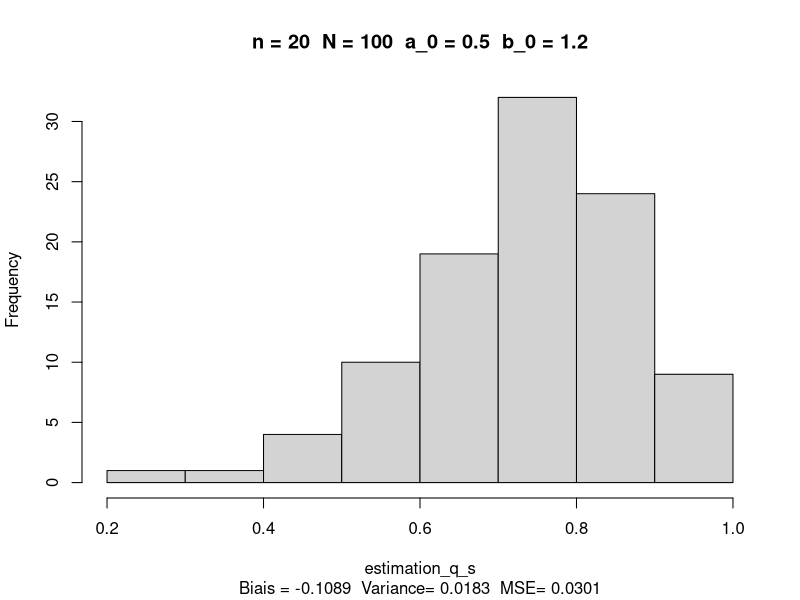
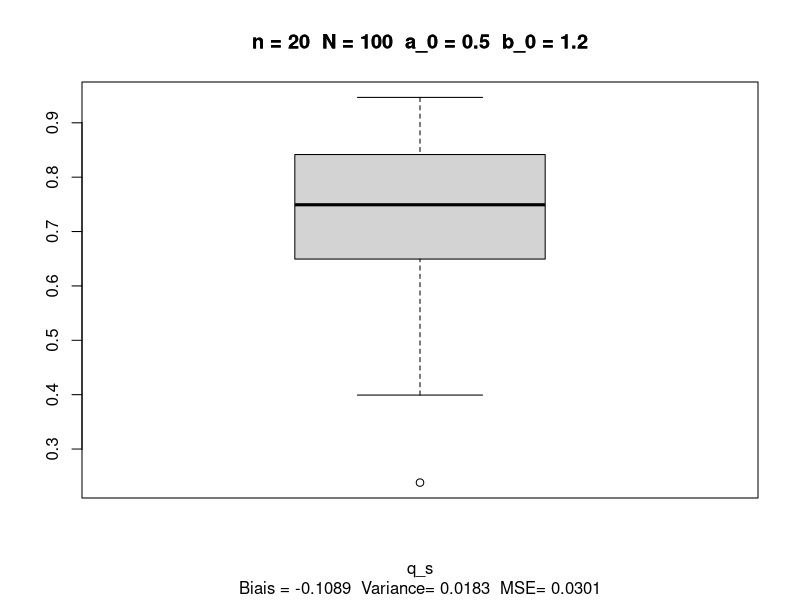
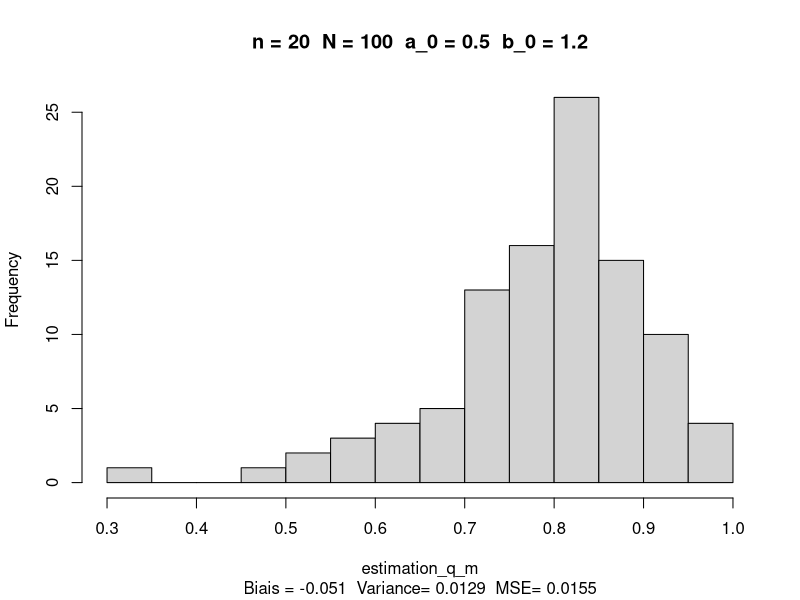
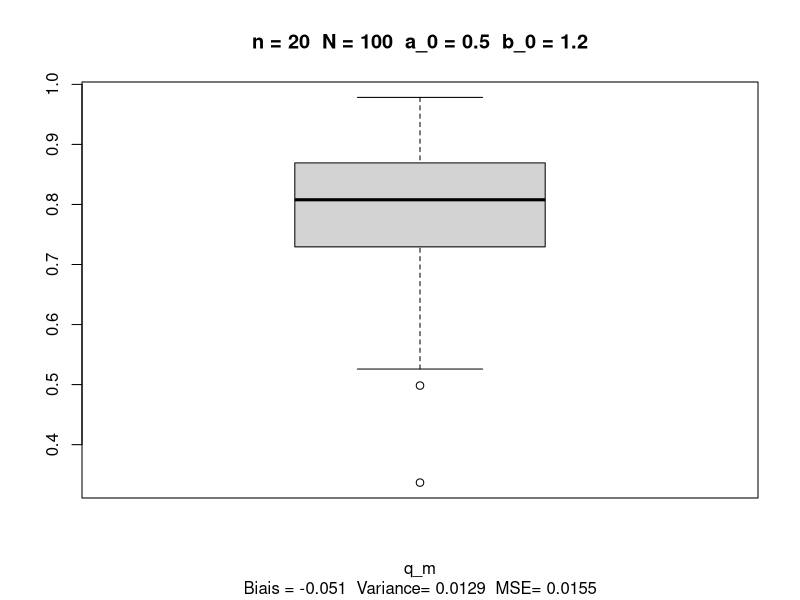
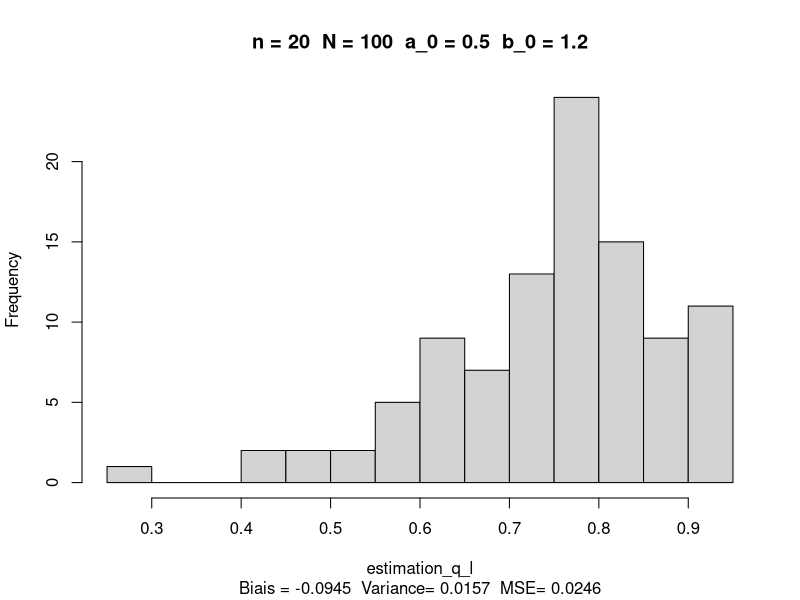
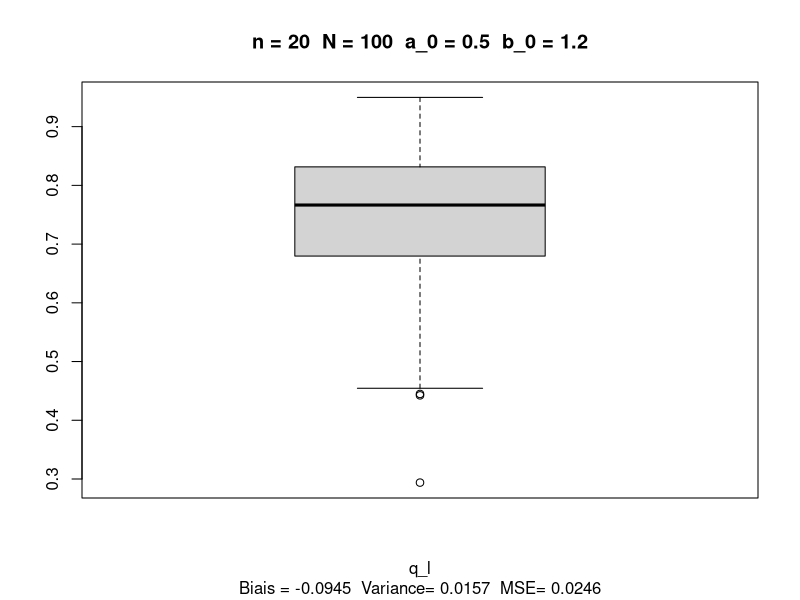

Write the R code that produced these figures, in order.
n <- 20
nbr_replication <- 100
a_0 <- 0.5
b_0 <- 1.2
set.seed(2023)

#Fonction de densit?
f_a_0b_0 <- function(t) {
  if(t > 0 & t < 1) {
    return(a_0*b_0*t^(a_0-1)*(1-t^a_0)^(b_0-1))
  } else {
    return(0)
  }
}

#Quantile of order p, a and b are unknown parameters
q_p_a_b <- function(p,a,b) {
  return ((1-(1-p)^(1/b))^(1/a))
}

#Quantile of order p
q_p <- function(p) {
  return (q_p_a_b(p,a_0,b_0))
}

#First estimator of q_0.95
q_s <- function(T_i) {
  size <- length(T_i)
  T_sort <- sort(T_i)
  return (T_sort[ceiling(0.95*size)]+(T_sort[floor(0.95*size)]-T_sort[ceiling(0.95*size)])*(0.95*n-ceiling(0.95*n)))
}

#Estimator of a_m and b_m, using the method of moments
q_m <- function(T_i) {
  #On cherche une racine ? la premi?re ?quation de 1.2.b pour obtenir a_M, puis on calcule b_M et q_M
  f1 <- function(a) {
    return ((sum(T_i^(2*a)))*(n+sum(T_i^(a)))*(sum(T_i^(a)))^(-2)-2)
  }
  solution <- uniroot(f1,c(1e-9,10))
  a_m <- solution$root
  b_m <- n/(sum(T_i^(a_m)))-1
  return (q_p_a_b(0.95,a_m,b_m))
}

#Estimator of a_l and b_l, using the maximum likelihood estimator
q_l <- function(T_i) {
  #On cherche une racine ? la premi?re ?quation de 1.2.c pour obtenir a_L, puis on calcule b_L et q_L
  f1 <- function(a) {
    return (1/a + (1/(sum(log(1-T_i)))+1/n)*sum(T_i^(a)*log(T_i)/(1-T_i^(a)))+1/n*sum(log(T_i)))
  }
  solution_l <- uniroot(f1,c(1e-9,10))
  a_l <- solution_l$root
  b_l <- -n/(sum(log(1-T_i^(a_l))))
  
  return (q_p_a_b(0.95,a_l,b_l))
}

#Generation of a iid sample of size 20 from the density f_a_0b_0 and estimation of q_0.95 in 3 different ways
generate_sample <- function() {
  U <- runif(n)
  T_i <- sapply(U,q_p)
  q_s_sample <- q_s(T_i)
  q_m_sample <- q_m(T_i)
  q_l_sample <- q_l(T_i)
  return (c(q_s_sample,q_m_sample,q_l_sample))
}

generate_estimation_q_p <- function(affichage) {
  estimation_q_p <- replicate(nbr_replication,generate_sample())
  estimation_q_s <- estimation_q_p[1,]
  estimation_q_m <- estimation_q_p[2,]
  estimation_q_l <- estimation_q_p[3,]
  
  
  
  #Approximation de l'esp?rance par la moyenne empirique
  esperance_q_s <- mean(estimation_q_s)
  esperance_q_m <- mean(estimation_q_m)
  esperance_q_l <- mean(estimation_q_l)
  
  #Calcul du biais
  bias_s <- esperance_q_s - q_p_true
  bias_m <- esperance_q_m - q_p_true
  bias_l <- esperance_q_l - q_p_true
  
  #Calcul de la variance
  variance_s <- mean(estimation_q_s^2)-esperance_q_s^2
  variance_m <- mean(estimation_q_m^2)-esperance_q_m^2
  variance_l <- mean(estimation_q_l^2)-esperance_q_l^2
  
  #Calcul du MSE
  mse_s <- bias_s^2 + variance_s
  mse_m <- bias_m^2 + variance_m
  mse_l <- bias_l^2 + variance_l

  if (affichage == TRUE) {
    hist(estimation_q_s,breaks=10, main="")
    title(main = paste("n =", n, " N =", nbr_replication, " a_0 =", a_0, " b_0 =", b_0), sub= paste("Biais =", round(bias_s, digits=4)  , " Variance=", round(variance_s, digits=4), " MSE=", round(mse_s, digits=4)))
    boxplot(estimation_q_s, xlab = "q_s", main = paste("n =", n, " N =", nbr_replication, " a_0 =", a_0, " b_0 =", b_0))
    title(main = paste("n =", n, " N =", nbr_replication, " a_0 =", a_0, " b_0 =", b_0), sub= paste("Biais =", round(bias_s, digits=4)  , " Variance=", round(variance_s, digits=4), " MSE=", round(mse_s, digits=4)))
    
    
    hist(estimation_q_m,breaks=10, main = "")
    title(main = paste("n =", n, " N =", nbr_replication, " a_0 =", a_0, " b_0 =", b_0), sub= paste("Biais =", round(bias_m, digits=4)  , " Variance=", round(variance_m, digits=4), " MSE=", round(mse_m, digits=4)))
    boxplot(estimation_q_m, xlab = "q_m", main = "")
    title(main = paste("n =", n, " N =", nbr_replication, " a_0 =", a_0, " b_0 =", b_0), sub= paste("Biais =", round(bias_m, digits=4)  , " Variance=", round(variance_m, digits=4), " MSE=", round(mse_m, digits=4)))
    
    
    hist(estimation_q_l,breaks=10, main = "")
    title(main = paste("n =", n, " N =", nbr_replication, " a_0 =", a_0, " b_0 =", b_0), sub= paste("Biais =", round(bias_l, digits=4)  , " Variance=", round(variance_l, digits=4), " MSE=", round(mse_l, digits=4)))
    boxplot(estimation_q_l, xlab = "q_l" , main = "")   
    title(main = paste("n =", n, " N =", nbr_replication, " a_0 =", a_0, " b_0 =", b_0), sub= paste("Biais =", round(bias_l, digits=4)  , " Variance=", round(variance_l, digits=4), " MSE=", round(mse_l, digits=4)))
    
  }
  
  return (c(c(bias_s,bias_m,bias_l),c(variance_s,variance_m,variance_l),c(mse_s,mse_m,mse_l)))
}

#Vraie valeur de q_0.95
q_p_true <- q_p(0.95)

#1.3.a
generate_sample()

#1.3.b et 1.3.c
generate_estimation_q_p(TRUE)

